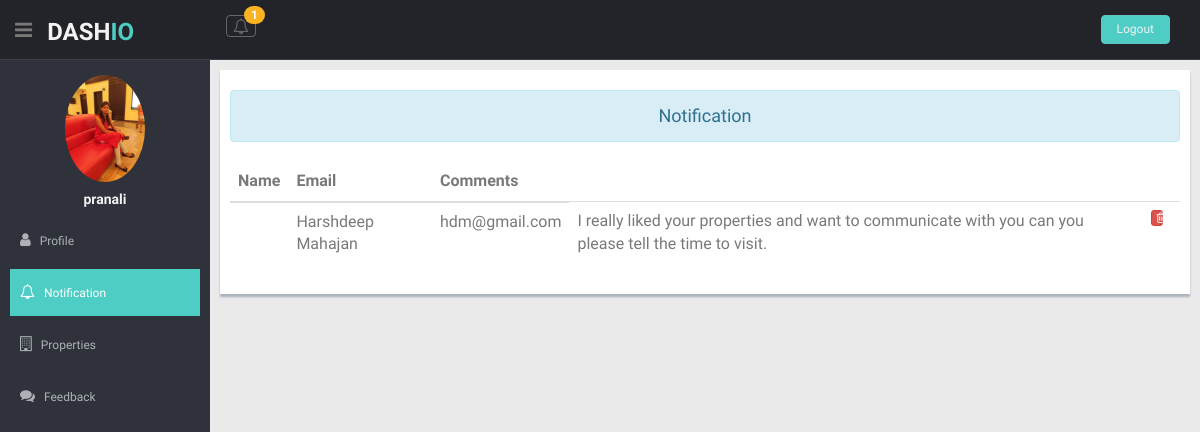
/a_notification/ (signed in), run on the app's committed database.
### real_estate/models.py (models this page shows, shortened)
class User(AbstractUser):
    is_customer = models.BooleanField(default=False)
    is_agent = models.BooleanField(default=False)
    first_name = models.CharField(max_length=100, default='')
    last_name = models.CharField(max_length=100, default='')
    email = models.EmailField()

class Agent(models.Model):
    user = models.OneToOneField(User, on_delete = models.CASCADE, primary_key = True)
    a_mobile = models.IntegerField(default=0)
    a_address = models.CharField(max_length=200, default='')
    a_company_name = models.CharField(max_length=30, default='')
    a_company_address = models.CharField(max_length=500,  default='')
    a_company_mobile = models.IntegerField( default=0)
    a_company_email = models.EmailField( default='')
    a_dis = models.CharField(max_length=500,  default='No description is added')
    a_image = models.FileField(upload_to='images/', null=True, verbose_name="", default='agent-4.jpg')

class Comments_model(models.Model):
    user = models.ForeignKey(User, on_delete=models.CASCADE)
    name = models.CharField(max_length=100, default='')
    u_email = models.EmailField(max_length=100, default='')
    comments = models.CharField(max_length=100, default='')
    def __str__(self):
        return self.name

### real_estate/views.py (the view)
# urls.py: path('a_notification/', views.a_notification, name="a_notification"),
@login_required(login_url='/login')
def a_notification(request):
    if request.user.is_agent:
        user = request.user
        print(user)
        info1 = Comments_model.objects.filter(user=user)
        xlist = list(info1)
        print(xlist)
        xcount = len(xlist)
        id = request.user.id
        print(id)
        info = Comments_model.objects.filter(user=id)
    return render(request, 'a_notification.html', {'info': info, 'info1': info1, 'xcount': xcount})

### templates/a_notification.html
{% extends 'agent_dashboard.html'%}
{% load static%}
class= "{%block nav4%} active {%endblock%}
{%block main%}
<section id="main-content">
  <section class="wrapper">
    <div class="row">
      <div class="form-panel">
        <h4 class="text-center alert alert-info">  Notification</h4>
        {% if info %}
        <table class="table table-hover">
          <thead>
          <tr>
            <th scope="col">Name</th>
            <th scope="col">Email</th>
            <th scope="col">Comments </th>
          </tr>
          </thead>
          <tbody>
          {% for s in info %}
          <tr>
            <th scope="row">{{s.type}}</th>
            <td>{{s.name}}</td>
            <td>{{s.u_email}}</td>
            <td>{{s.comments}}</td>
            <td>
              <a href="{% url 'delete1' s.id %}" class="btn btn-danger btn-xs" style="width:45%"><i class="fa fa-trash-o "></i></a>
            </td>
          </tr>
          {% endfor %}
          </tbody>
        </table>
        {% else %}
        <h4>No Notifications</h4>
        {% endif %}
      </div>
    </div>
  </section>
</section>
{%endblock%}

### templates/agent_dashboard.html (shortened to what this page needs)
{% extends 'base2.html'%}
{% load static%}
{% block body%}
<header class="header black-bg">
      <div class="sidebar-toggle-box">
        <div class="fa fa-bars tooltips" data-placement="right" data-original-title="Toggle Navigation"></div>
      </div>
      <a href="#" class="logo"><b>DASH<span>IO</span></b></a>
      <div class="nav notify-row" id="top_menu">
        <ul class="nav top-menu">
            {% if info1 %}
          <li id="header_notification_bar" class="dropdown">
            <a data-toggle="dropdown" class="dropdown-toggle" href="index.html#">
              <i class="fa fa-bell-o"></i>
              <span class="badge bg-warning">{{ xcount }}</span>
              </a>
          </li>
             {% else %}
        <h4> </h4>
        {% endif %}
        </ul>
      </div>
      <div class="top-menu">
        <ul class="nav pull-right top-menu">
          <li><a class="logout" href="{% url 'logout_view'%}">Logout</a></li>
        </ul>
      </div>
    </header>
<aside>
    <div id="sidebar" class="nav-collapse ">
        <ul class="sidebar-menu" id="nav-accordion">
            <p class="centered"><a href="#"><img src="{{user.agent.a_image.url}}" class="img-circle" width="80"></a></p>
                       <h5 class="centered">{{user.username}}</h5>
            <li class="sub-menu">
                <a class= "{%block nav1%} {%endblock%}"href="{%url 'view_agent'%}">
                    <i class="fa fa-user"></i>
                    <span>Profile</span>
                </a>
            </li>
            <li class="sub-menu">
                <a class= "{%block nav4%} {%endblock%}"href="{%url 'a_notification'%}">
                    <i class="fa fa-bell-o"></i>
                    <span>Notification</span>
                </a>
            </li>
            <li class="sub-menu">
                <a class= "{%block nav2%} {%endblock%} ">
                    <i class="fa fa-building-o"></i>
                    <span>Properties</span>
                </a>
            </li>
            <li class="sub-menu">
                <a class= "{%block nav3%} {%endblock%}" href="{% url 'afeedback' %}">
                    <i class="fa fa-comments"></i>
                    <span>Feedback</span>
                </a>
            </li>
        </ul>
    </div>
</aside>
{%block main%}
{%endblock%}
{%endblock%}

### static/dashboard/css/style.css (style rules this page uses)
body { color: #797979; background: #eaeaea; font-family: 'Ruda', sans-serif; padding: 0px !important; margin: 0px !important; font-size:13px; }
ul li { list-style: none; }
a, a:hover, a:focus { text-decoration: none; outline: none; }
.centered { text-align: center; }
ul.top-menu > li > .logout { color: #f2f2f2; font-size: 12px; border-radius: 4px; -webkit-border-radius: 4px; border: 1px solid #64c3c2 !important; padding: 5px 15px; margin-right: 15px; background: #4ECDC4; margin-top: 15px; }
#sidebar { width: 210px; height: 100%; position: fixed; background: #2f323a; }
#sidebar h5 { color: #f2f2f2; font-weight: 700; }
#sidebar ul li { position: relative; }
ul.sidebar-menu , ul.sidebar-menu li ul.sub { margin: -2px 0 0; padding: 0; }
ul.sidebar-menu { margin-top: 75px; }
ul.sidebar-menu li { margin-bottom: 5px; margin-left:10px; margin-right:10px; }
ul.sidebar-menu li.sub-menu { line-height: 15px; }
ul.sidebar-menu li a span { display: inline-block; }
ul.sidebar-menu li a { color: #aeb2b7; text-decoration: none; display: block; padding: 15px 0 15px 10px; font-size: 12px; outline: none; -webkit-transition: all 0.3s ease; -moz-transition: all 0.3s ease; -o-transition: all 0.3s ease; -ms-transition: all 0.3s ease; transition: all 0.3s ease; }
ul.sidebar-menu li a.active, ul.sidebar-menu li a:hover, ul.sidebar-menu li a:focus { background: #4ECDC4; color: #fff; display: block; -webkit-transition: all 0.3s ease; -moz-transition: all 0.3s ease; -o-transition: all 0.3s ease; -ms-transition: all 0.3s ease; transition: all 0.3s ease; }
ul.sidebar-menu li a i { font-size: 15px; padding-right: 6px; }
ul.sidebar-menu li a.active i { color: #fff; }
#main-content { margin-left: 210px; }
.header, .footer { min-height: 60px; padding: 0 15px; }
.header { position: fixed; left: 0; right: 0; z-index: 1002; }
.black-bg { background: #22242a; border-bottom: 1px solid #393d46; }
.wrapper { display: inline-block; margin-top: 60px; padding-left: 15px; padding-right: 15px; padding-bottom: 15px; padding-top: 0px; width: 100%; }
a.logo { font-size: 24px; color: #f2f2f2; float: left; margin-top: 15px; text-transform: uppercase; }
a.logo b { font-weight: 900; }
a.logo span { color: #4ECDC4; }
#top_menu .nav > li, ul.top-menu > li { float: left; }
.notify-row { float: left; margin-top: 15px; margin-left: 92px; }
ul.top-menu > li > a { color: #666666; font-size: 16px; border-radius: 4px; -webkit-border-radius: 4px; border:1px solid #666666 !important; padding: 2px 6px; margin-right: 15px; }
.notify-row .badge { position: absolute; right: -10px; top: -10px; z-index: 100; }
.sidebar-toggle-box { float: left; padding-right: 15px; margin-top: 20px; }
.sidebar-toggle-box .fa-bars { cursor: pointer; display: inline-block; font-size: 20px; }
.form-panel { background: #ffffff; margin: 10px; padding: 10px; box-shadow: 0px 3px 2px #aab2bd; text-align: left; }
.badge.bg-warning { background: #FCB322; }

### data on the page
User: agent.a_image (picture), username "pranali"
Comments_model: name "Harshdeep Mahajan", u_email "hdm@gmail.com", comments "I really liked your properties and want to communicate with you can you please tell the time to visit."

### other printed values
{{ xcount }} "1"
